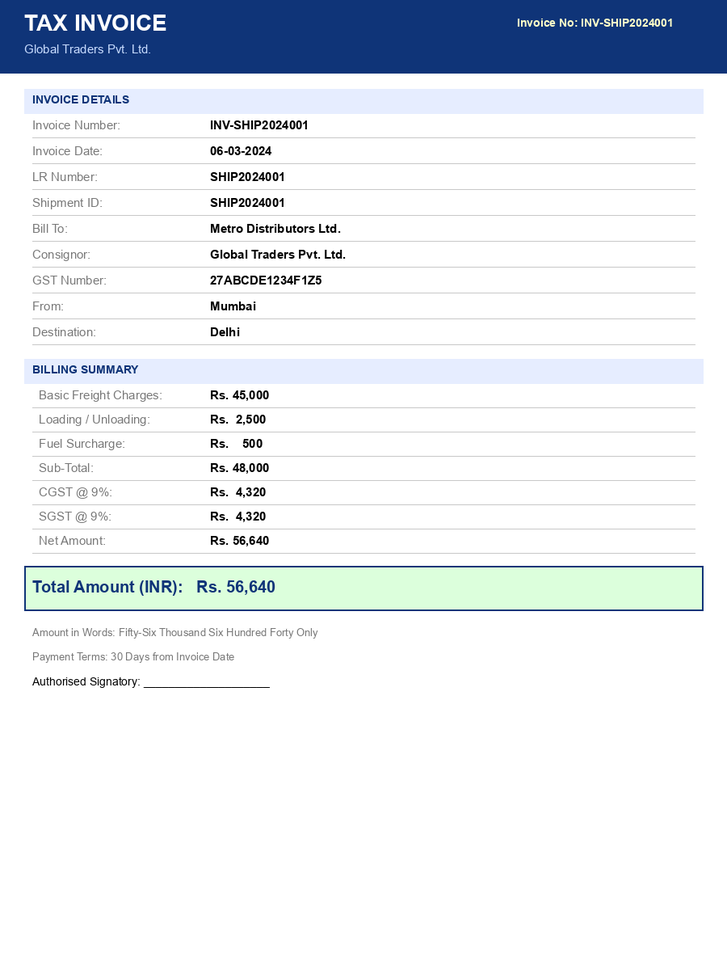
#> input picture backend/sample_docs/INVOICE_SHIP2024001.png, 727 x 970 px, shrunk from 900 x 1200 before the run
$ python -i preprocessor.py   (imports and definitions only)   (older library calls are emulated)
#> lines starting #> are read from the running program, lines starting #| are printed output that depends on the picture; after the words box and inside, x2 and y2 are one past the last pixel; in counts of white or black regions, pixels touching at a corner belong together
import cv2
import numpy as np
from PIL import Image
from typing import Tuple
import io

class Preprocessor:
    """Stage 1: Image preprocessing - deskew, denoise, enhance"""

    def __init__(self):
        self.target_dpi = 300

    def process(self, image_path: str) -> Tuple[np.ndarray, float]:
        """
        Process image and return enhanced version with quality score.
        """
        # Load image
        image = cv2.imread(image_path)
#> image is the input picture: shape (970, 727, 3); mean B, G, R 239.6, 234.6, 230.1
        if image is None:
            raise ValueError(f"Could not load image: {image_path}")

        # Convert to grayscale
        gray = cv2.cvtColor(image, cv2.COLOR_BGR2GRAY)
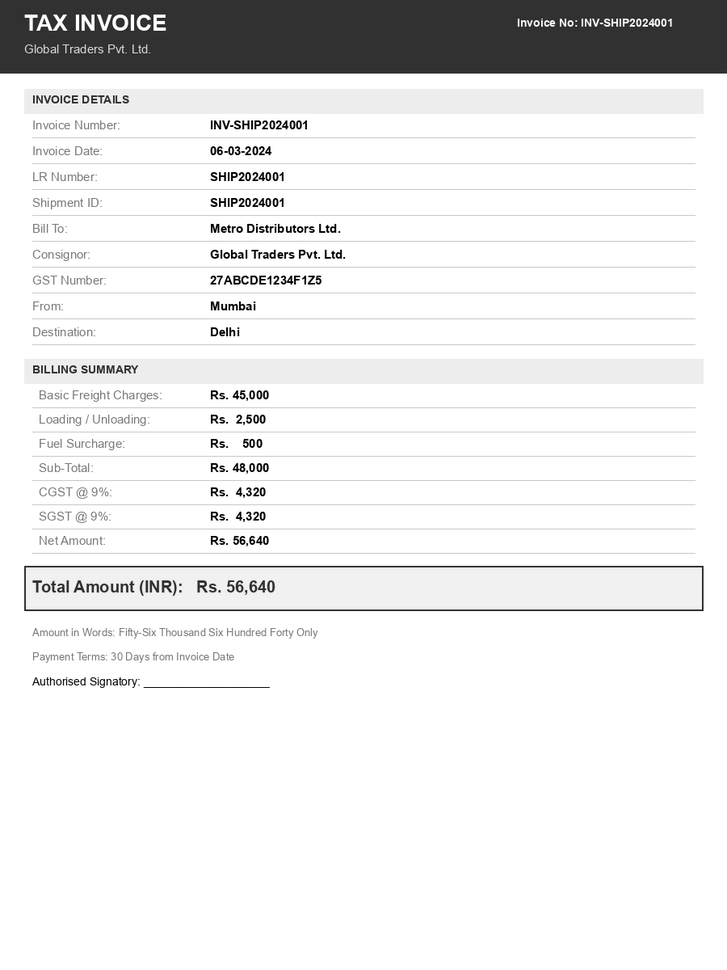
#> gray: shape (970, 727); min 0, max 255, mean 233.9

        # Calculate initial quality score
        quality_score = self._calculate_quality(gray)
#> in _calculate_quality, `laplacian_var = cv2.Laplacian(image, cv2.CV_64F).var()`: laplacian_var = 2038.9
#> in _calculate_quality, `blur_score = min(laplacian_var / 500, 1.0)`: blur_score = 1
#> in _calculate_quality, `contrast = image.std() / 128`: contrast = 0.451
#> in _estimate_noise, `sigma = np.sum(np.sum(np.abs(cv2.filter2D(image, -1, np.array(M)))))`: sigma = 1594423
#> in _estimate_noise, `sigma = sigma * np.sqrt(0.5 * np.pi) / (6 * (W-2) * (H-2))`: sigma = 0.475
#> in _calculate_quality, `noise_score = max(0, 1 - noise / 50)`: noise_score = 0.991
#> in _calculate_quality, `quality = 0.4 * blur_score + 0.3 * contrast_score + 0.3 * noise_score`: quality = 0.832
#> quality_score = 0.832

        # Deskew
        deskewed = self._deskew(gray)

        # Denoise
        denoised = cv2.fastNlMeansDenoising(deskewed, None, 10, 7, 21)

        # Adaptive thresholding with CLAHE
        clahe = cv2.createCLAHE(clipLimit=2.0, tileGridSize=(8, 8))
        enhanced = clahe.apply(denoised)

        # Binarization for OCR
        _, binary = cv2.threshold(enhanced, 0, 255, cv2.THRESH_BINARY + cv2.THRESH_OTSU)

        # Recalculate quality after processing
        final_quality = self._calculate_quality(binary)

        return binary, max(quality_score, final_quality)

    def process_bytes(self, image_bytes: bytes) -> Tuple[np.ndarray, float]:
        """Process image from bytes."""
        nparr = np.frombuffer(image_bytes, np.uint8)
        image = cv2.imdecode(nparr, cv2.IMREAD_COLOR)

        if image is None:
            raise ValueError("Could not decode image bytes")

        # Save temporarily and process
        gray = cv2.cvtColor(image, cv2.COLOR_BGR2GRAY)
        quality_score = self._calculate_quality(gray)
        deskewed = self._deskew(gray)
        denoised = cv2.fastNlMeansDenoising(deskewed, None, 10, 7, 21)
        clahe = cv2.createCLAHE(clipLimit=2.0, tileGridSize=(8, 8))
        enhanced = clahe.apply(denoised)
        _, binary = cv2.threshold(enhanced, 0, 255, cv2.THRESH_BINARY + cv2.THRESH_OTSU)
        final_quality = self._calculate_quality(binary)

        return binary, max(quality_score, final_quality)

    def _deskew(self, image: np.ndarray) -> np.ndarray:
        """Deskew image using Hough transform."""
        # Edge detection
        edges = cv2.Canny(image, 50, 150, apertureSize=3)
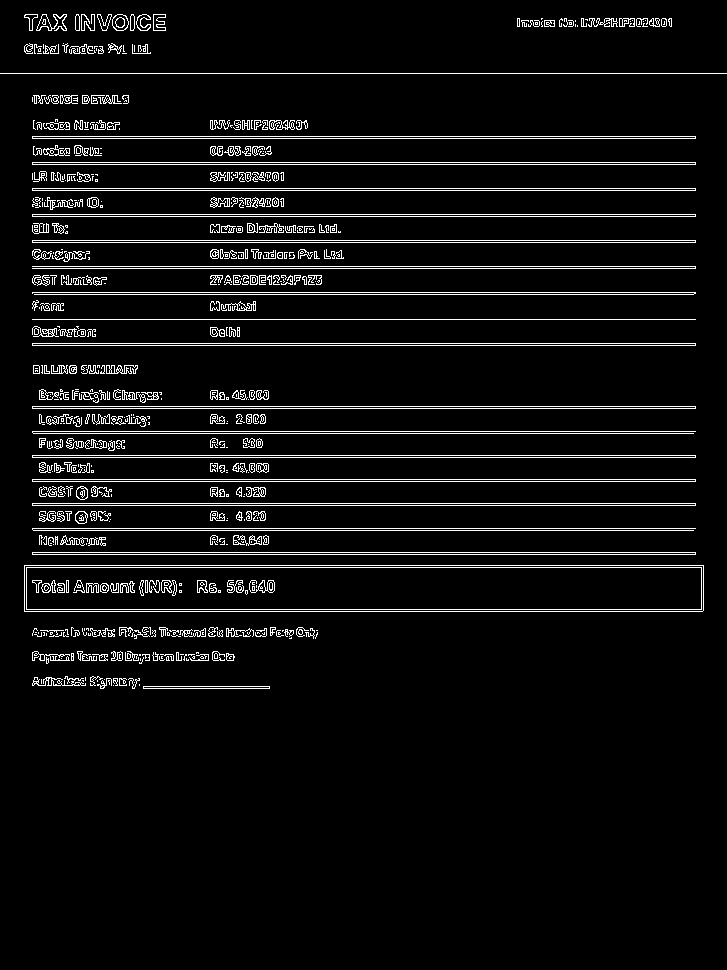
#> edges: shape (970, 727); 5.6% white in thin lines or dots, all inside (x1, y1, x2, y2) = (0, 14, 727, 689)

        # Detect lines
        lines = cv2.HoughLinesP(edges, 1, np.pi/180, 100, minLineLength=100, maxLineGap=10)
#> lines = 58 rows, first 6: [32, 136, 695, 136], [32, 319, 695, 319], [32, 162, 695, 162], [32, 190, 695, 190], [32, 457, 695, 457], [32, 554, 695, 554]

        if lines is None:
            return image

        # Calculate dominant angle
        angles = []
        for line in lines:
            x1, y1, x2, y2 = line[0]
            angle = np.arctan2(y2 - y1, x2 - x1) * 180 / np.pi
            if abs(angle) < 45:  # Only consider near-horizontal lines
                angles.append(angle)
#> this loop made 58 passes
#> (x1, y1, x2, y2, angle) on passes 1 to 12: (32, 136, 695, 136, 0), (32, 319, 695, 319, 0), (32, 162, 695, 162, 0), (32, 190, 695, 190, 0), (32, 457, 695, 457, 0), (32, 554, 695, 554, 0), (32, 138, 695, 138, 0), (24, 609, 703, 609, 0), (32, 345, 695, 345, 0), (32, 242, 695, 242, 0), (24, 567, 703, 567, 0), (24, 565, 703, 565, 0)
#> after the loop, angles = 58 values, max 2.26 at index 55, min -0.895 at index 48, mean 0.0364

        if not angles:
            return image

        median_angle = np.median(angles)
#> median_angle = 0

        # Rotate image
        (h, w) = image.shape[:2]
#> h = 970; w = 727
        center = (w // 2, h // 2)
#> center = (363, 485)
        M = cv2.getRotationMatrix2D(center, median_angle, 1.0)
#> M = [[1, 0, 0], [0, 1, 0]]
        rotated = cv2.warpAffine(image, M, (w, h), flags=cv2.INTER_CUBIC, borderMode=cv2.BORDER_REPLICATE)

        return rotated

    def _calculate_quality(self, image: np.ndarray) -> float:
        """Calculate image quality score (0-1)."""
        # Laplacian variance for blur detection
        laplacian_var = cv2.Laplacian(image, cv2.CV_64F).var()
        blur_score = min(laplacian_var / 500, 1.0)

        # Contrast score
        contrast = image.std() / 128
        contrast_score = min(contrast, 1.0)

        # Noise estimation
        noise = self._estimate_noise(image)
        noise_score = max(0, 1 - noise / 50)

        # Combined score
        quality = 0.4 * blur_score + 0.3 * contrast_score + 0.3 * noise_score
        return round(quality, 3)

    def _estimate_noise(self, image: np.ndarray) -> float:
        """Estimate noise level in image."""
        H, W = image.shape
        M = [[1, -2, 1],
             [-2, 4, -2],
             [1, -2, 1]]
        sigma = np.sum(np.sum(np.abs(cv2.filter2D(image, -1, np.array(M)))))
        sigma = sigma * np.sqrt(0.5 * np.pi) / (6 * (W-2) * (H-2))
        return sigma

>>> result = Preprocessor().process('../../sample_docs/INVOICE_SHIP2024001.png')
#> in process, `_, binary = cv2.threshold(enhanced, 0, 255, cv2.THRESH_BINARY + cv2.TH..`:
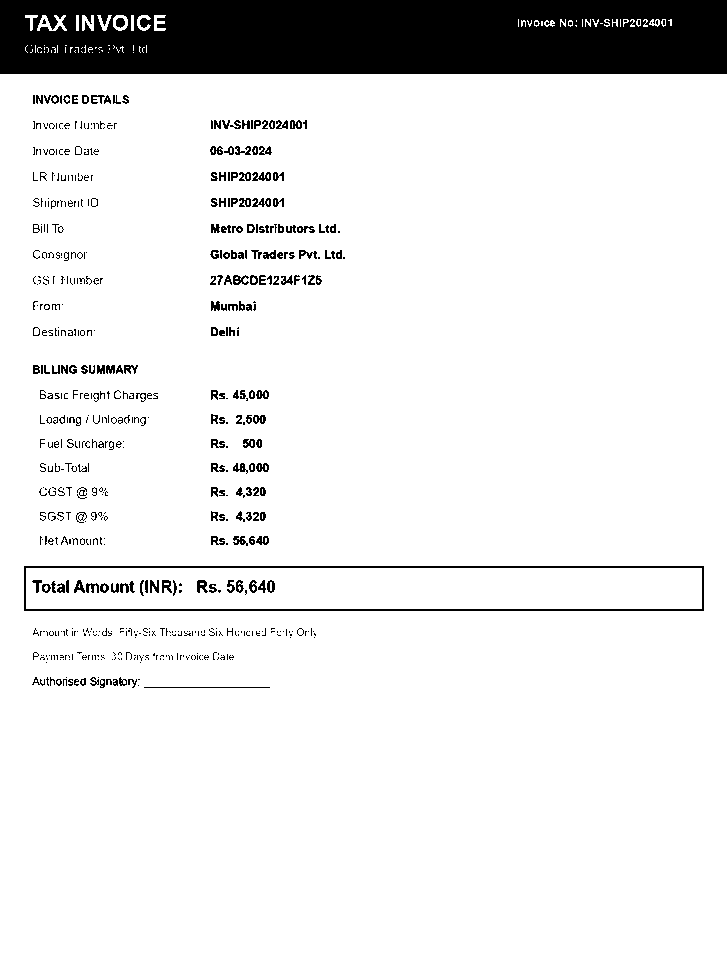
#> binary: shape (970, 727); 90.6% white; 618 black regions (420 under 20 px), largest, box (x1, y1, x2, y2) and area: (0, 0, 727, 74) 52018, (24, 566, 704, 611) 2884, (144, 687, 270, 688) 126
#> in process, `final_quality = self._calculate_quality(binary)`: final_quality = 0.87

$ run again, on backend/sample_docs/POD_SHIP2024001.png
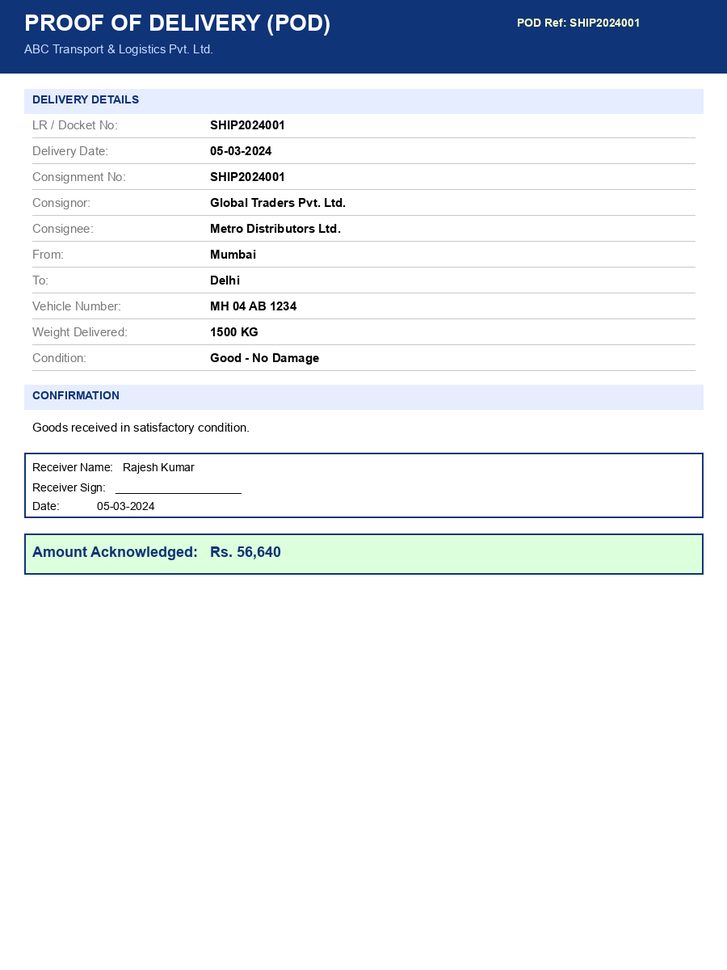
#> input picture backend/sample_docs/POD_SHIP2024001.png, 727 x 970 px, shrunk from 900 x 1200 before the run
#> in process, image is the input picture: shape (970, 727, 3); mean B, G, R 240.3, 235.1, 230.7
#> laplacian_var = 2239.6
#> blur_score = 1
#> contrast = 0.45
#> in _estimate_noise, `sigma = np.sum(np.sum(np.abs(cv2.filter2D(image, -1, np.array(M)))))`: sigma = 1412233
#> in _estimate_noise, `sigma = sigma * np.sqrt(0.5 * np.pi) / (6 * (W-2) * (H-2))`: sigma = 0.42
#> noise_score = 0.992
#> quality = 0.832
#> in _deskew, `edges = cv2.Canny(image, 50, 150, apertureSize=3)`:
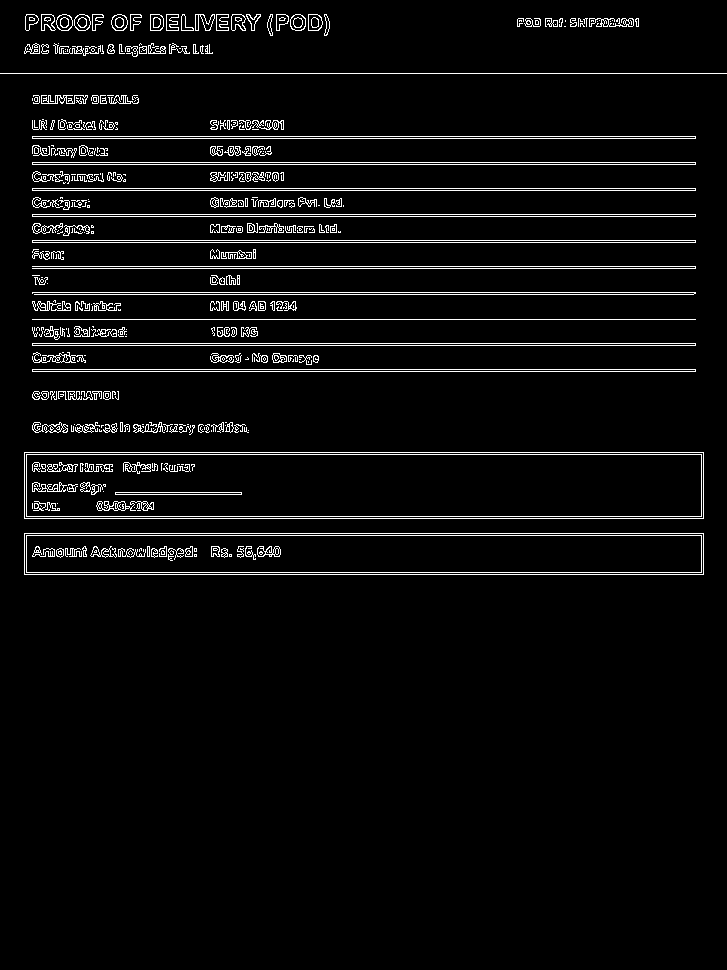
#> edges: shape (970, 727); 4.5% white in thin lines or dots, all inside (x1, y1, x2, y2) = (0, 14, 727, 575)
#> lines = 55 rows, first 6: [32, 369, 695, 369], [32, 266, 695, 266], [0, 73, 726, 73], [32, 138, 695, 138], [32, 136, 695, 136], [32, 164, 695, 164]
#> the loop in _deskew, `for line in lines:` made 55 passes
#> (x1, y1, x2, y2, angle) on passes 1 to 8: (32, 369, 695, 369, 0), (32, 266, 695, 266, 0), (0, 73, 726, 73, 0), (32, 138, 695, 138, 0), (32, 136, 695, 136, 0), (32, 164, 695, 164, 0), (32, 319, 695, 319, 0), (24, 574, 703, 574, 0)
#> after the loop in _deskew, `for line in lines:`: angles = 55 values, max 0.774 at index 41, min -0.947 at index 32, mean 0.0004
#> median_angle = 0
#> M = [[1, 0, 0], [0, 1, 0]]
#> in process, `_, binary = cv2.threshold(enhanced, 0, 255, cv2.THRESH_BINARY + cv2.TH..`:
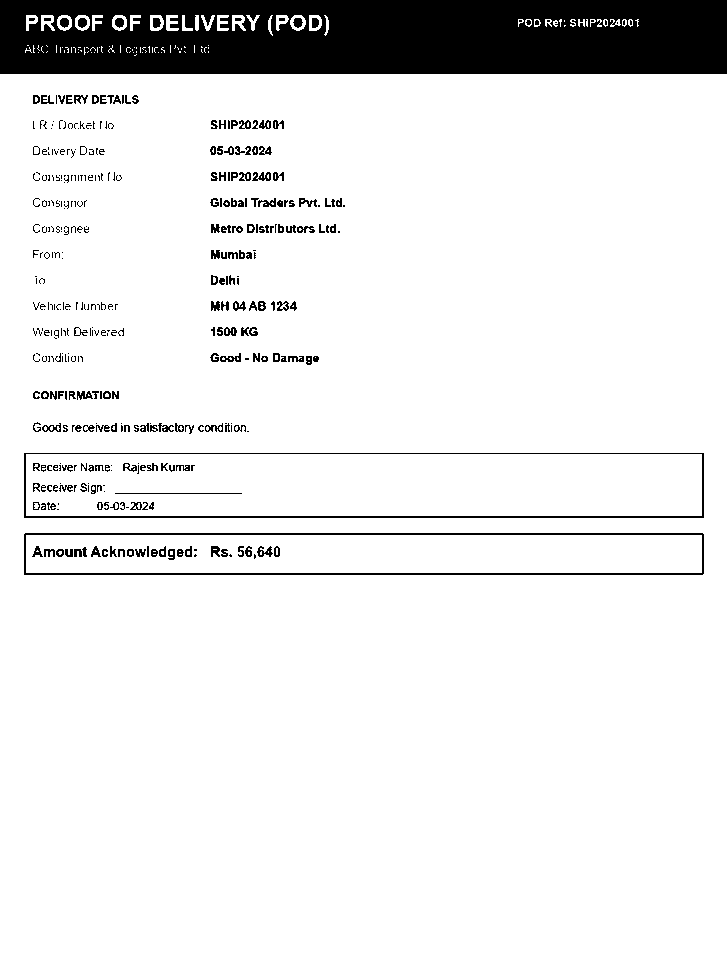
#> binary: shape (970, 727); 90.8% white; 394 black regions (212 under 20 px), largest, box (x1, y1, x2, y2) and area: (0, 0, 727, 74) 50404, (24, 533, 704, 575) 2869, (24, 453, 704, 518) 2288
#> final_quality = 0.869
